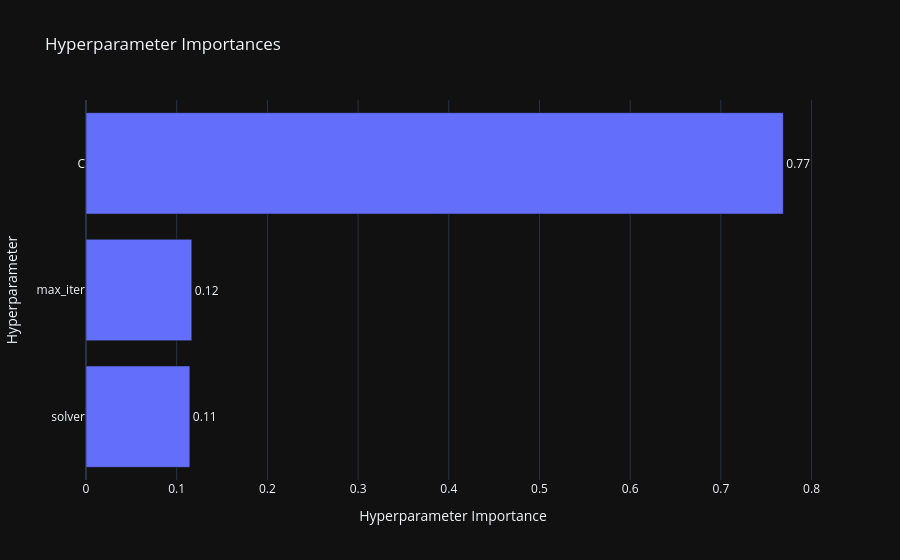

The notebook cell saved with this chart:
### Code cell
optuna.visualization.plot_param_importances(study)

### Figure 1 — Plotly figure (JSON) as saved in the notebook; plotly's stock layout.template omitted (floating-point values rounded to 4 significant figures)
{"data": [{"cliponaxis": false, "hovertemplate": ["solver (CategoricalDistribution): 0.11450547003827223<extra></extra>", "max_iter (IntDistribution): 0.11665931157808503<extra></extra>", "C (FloatDistribution): 0.7688352183836428<extra></extra>"], "name": "Objective Value", "orientation": "h", "text": ["0.11", "0.12", "0.77"], "textposition": "outside", "x": [0.1145, 0.1167, 0.7688], "y": ["solver", "max_iter", "C"], "type": "bar"}], "layout": {"title": {"text": "Hyperparameter Importances"}, "xaxis": {"title": {"text": "Hyperparameter Importance"}}, "yaxis": {"title": {"text": "Hyperparameter"}}}}
